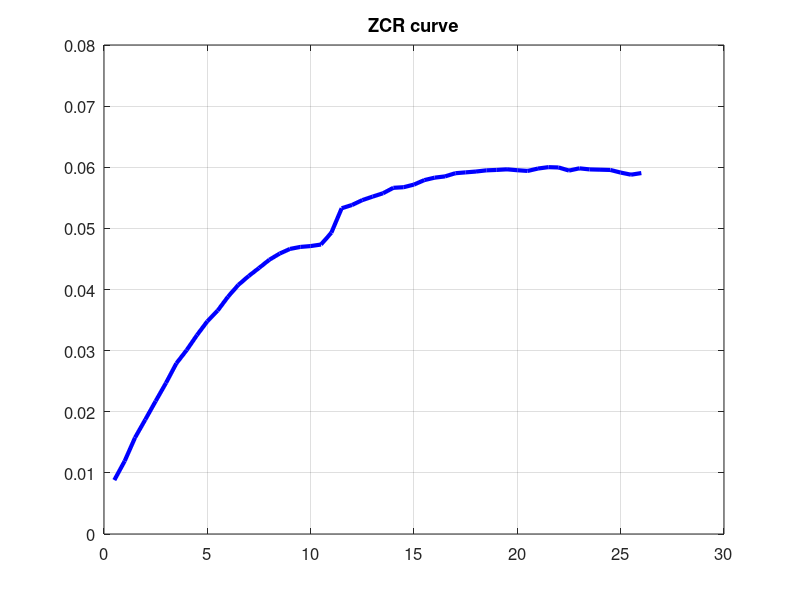

Here is the MATLAB script that generated this plot:
clearvars; close all; clc
raw_data = load('raw_data.csv');

coupon_rate   = raw_data(:, 1);
maturity_year = raw_data(:, 2);
current_price = raw_data(:, 3);
par_value     = raw_data(:, 4);

% getting the payment matrix
N = size(coupon_rate, 1);
for i = 1:N
    annual = 2 * maturity_year(i); % data in half year
    Y(i, 1:annual) = coupon_rate(i)/100 * par_value(i)/2;
    Y(i, annual) = par_value(i) + Y(i, annual);
end

% according to formula on slide 33, we can get discount factor
DF = Y \ current_price;
bond_price = DF .* par_value;
for i = 1:N
    ZCR(i) = 2 * ((100/bond_price(i))^(0.5/maturity_year(i)) - 1);
end
figure
plot(maturity_year, ZCR, 'b','linewidth', 3); grid on;
title('ZCR curve')
set(gca, 'fontsize', 12)
disp(ZCR')
    


